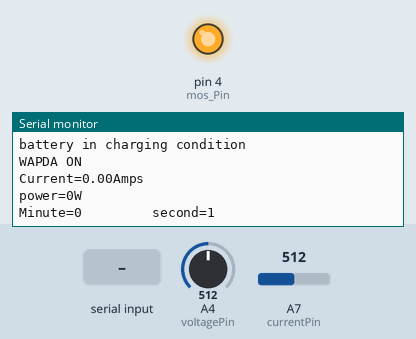
Recording of a sketch running on a simulated Arduino Nano, built with avr-gcc and run on an emulated ATmega328P. Shown: output pins drawn as LEDs (lit = HIGH), the last lines printed to the serial monitor. Inputs (shaded band) come from the test bench; at power-on: A7 (currentPin) = 512, A4 (voltagePin) = 512. The modem accepts every AT command (registered, SIM ready, sends succeed) and sends nothing else.

Above: at 4.9 s.
5.0 s: A7 (currentPin) set to 529
At 6.26 s:
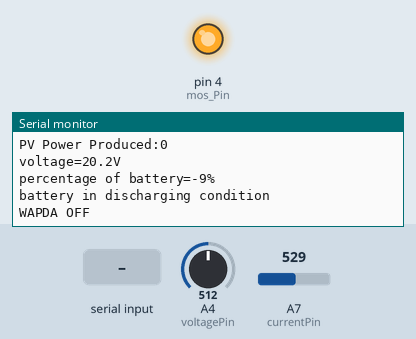
7.5 s: A4 (voltagePin) set to 900
At 7.86 s:
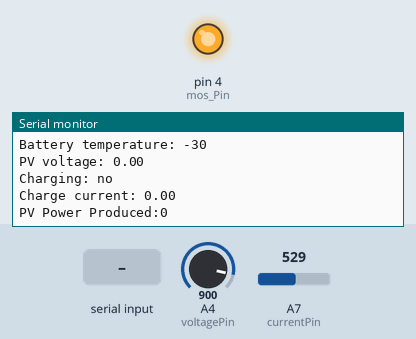
10.9 s: "1" received over the second serial link
Timing chart, 0 to 13.9 s (numbered marks = the images above; inputs shaded):
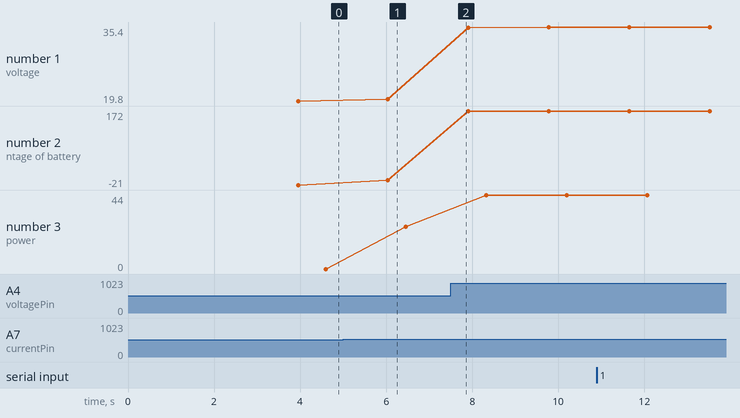

Measured:
- the behaviour switches between 519 and 520 on A7 (currentPin) (found by bisection; images 0 and 1)
- after the input at 5.0 s, the serial monitor: prints a new line after 1.0 s (image 1)
- plotted number 1: 20.2 → 35.4 after the input at 7.5 s
- plotted number 2: -9 → 172 after the input at 7.5 s
- plotted number 3: 0 → 25 after the input at 5.0 s, 25 → 44 after the input at 7.5 s

The sketch:

SYSMON.ino
```cpp
////////////SYSMON version 1////////////////

#include <SoftwareSerial.h>
#include <stdlib.h>
#define SSID "Nayatel"    // SSID
#define PASS "owais123"  // Password
//#define PASS "[owais123]";
float wapda_status;
int mos_status;
int power_pv;
int wapda_charge;
int solar_charge;
int battery_percent;

char api_key1[30] = "WI7HGUGRR5ZKTMPX";
char api_key2[30] = "M7TMD93M8723KF42";
// replace with your channel's thingspeak API key
char api_key[30] = "0IPCKMA0138QSV3A";
//Energy Meter//
float load_current,battery_max,full,battery_temp,charging,charge_current;
// connect 10 to TX of Serial USB
// connect 11 to RX of serial USB


SoftwareSerial ser(8,9); // RX, TX
/// Enerygy meter///
SoftwareSerial E_meter(10,11); // RX, TX
uint8_t start[] = { 0xAA, 0x55, 0xAA, 0x55, 0xAA, 0x55, 0xEB, 0x90, 0xEB, 0x90, 0xEB, 0x90 }; uint8_t id = 0x16; uint8_t cmd[] = { 0xA0, 0x00, 0xB1, 0xA7, 0x7F };
uint8_t buff[128];

//Energy Meter//


int v2;
#define mos_Pin 4

int second=0; //TIMER
int minute=0; //TIMER
////////////CURRENT SECTION/////////////////
const int currentPin = A7;  // current
const unsigned long sampleTime = 100000UL;     // current                      // sample over 100ms, it is an exact number of cycles for both 50Hz and 60Hz mains
const unsigned long numSamples = 250UL;       // current                        // choose the number of samples to divide sampleTime exactly, but low enough for the ADC to keep up
const unsigned long sampleInterval = sampleTime/numSamples;  //current        // the sampling interval, must be longer than then ADC conversion time
const int adc_zero = 512;          //current                                           // relative digital zero of the arudino input from ACS712 (could make this a variable and auto-adjust it)
float rms=0.00;
 int i;

 //////////VOLTAGE SECTION/////////////
int voltagePin = A4;     //voltage
float vout = 0.0;        //voltage
float vin = 0.0;         //voltage
float R1 = 100000.0+56000.0; //voltage    // resistance of R1 (156K) -see text!
float R2 = 22000.0; //Voltage     // resistance of R2 (22K) - see text!
int value = 0;      //voltage
//////// POWER SECTION//////////////////
int power;


void setup()
{
//////////PINS INITIALIZE///////////
  pinMode(mos_Pin, OUTPUT);  //mosfet

 pinMode(voltagePin, INPUT);


  //////// SERIAL PORTS DEFINE///////////
  Serial.begin(115200);
 ser.begin(115200);

mosfet();
///////// CHECKING ESP STATUS///////////
 Serial.println("SYSMON INITIALIZING");
 ser.println("AT");
   delay(200);


  // reset ESP8266
  connectWiFi();
  response();
 delay(2000);
//////// WAIT TO CONNECT ESP////////////
}
//Energy Meter
float to_float(uint8_t* buffer, int offset){ unsigned short full = buffer[offset+1] << 8 | buff[offset];

return full / 100.0; }

//Energy Meter
void loop()
{
 mosfet();  /// MOSFET
 Energy_meter(); //Energy Meter
Voltage_sensor();  // VOLTAGE

Current_sensor(); //CURRENT

 power=vin*rms; // POWER

 Serial.print("power=");
 Serial.print(abs(power));
 Serial.println("W");
 ser.println("AT");
   delay(200);
response();
////////// TIMER START ////////////

second++;
Serial.print("Minute=");
Serial.print(minute);
Serial.print("         ");
Serial.print("second=");
Serial.println(second);
delay(1000);

if(second>=60)
{
minute++;
second=0;
Serial.print("Minute=");
Serial.println(minute);


if(minute>=1)
{
  Serial.println("Updating the website");
  send_net(rms,vin,power,api_key);
  delay(1000);
  send_net(rms,vin,power,api_key);
  delay(1000);
 send_net(wapda_status,power_pv,mos_status,api_key1);
 delay(1000);
 send_net(wapda_status,power_pv,mos_status,api_key1);
 delay(1000);
send_net(wapda_charge,solar_charge,battery_percent,api_key2);
 delay(1000);
send_net(wapda_charge,solar_charge,v2,api_key2);
 delay(1000);
  minute=0;
  second=0;
  ser.println("AT+RST");
  }
  else
  {
 ser.println("AT+RST");
 response();
  }
  }
}


/////////// TIMER END/////////////

void Energy_meter()
{
  E_meter.begin(9600);

Serial.println("Reading from Tracer");

E_meter.write(start, sizeof(start)); E_meter.write(id); E_meter.write(cmd, sizeof(cmd));

int read = 0;

for (int i = 0; i < 255; i++){ if (E_meter.available()) { buff[read] = E_meter.read(); read++; } }

Serial.print("Read "); Serial.print(read); Serial.println(" bytes");

for (int i = 0; i < read; i++){ Serial.print(buff[i], HEX); Serial.print(" "); }

Serial.println();

float battery = to_float(buff, 9); float pv = to_float(buff, 11); //13-14 reserved float
float load_current = to_float(buff, 15); float over_discharge = to_float(buff, 17); float battery_max = to_float(buff, 19); // 21 load on/off // 22 overload yes/no // 23 load short yes/no // 24 reserved // 25 battery overload // 26 over discharge yes/no
uint8_t full = buff[27]; uint8_t charging = buff[28]; int8_t battery_temp = buff[29] - 30;
float charge_current = to_float(buff, 30);

Serial.print("Load is "); Serial.println(buff[21] ? "on" : "off");

Serial.print("Load current: "); Serial.println(load_current);

Serial.print("Battery level: "); Serial.print(battery); Serial.print("/"); Serial.println(battery_max+1);
battery_percent=(battery/(battery_max+0.5))*100;
Serial.print("Battery Percentage: ");Serial.print((battery/(battery_max+0.5))*100);

Serial.print("Battery full: "); Serial.println(full ? "yes " : "no" );

Serial.print("Battery temperature: "); Serial.println(battery_temp);

Serial.print("PV voltage: "); Serial.println(pv);

Serial.print("Charging: "); Serial.println(charging ? "yes" : "no" );
if(charging==1)
{
  solar_charge=1;
}
if(charging==0)
{
solar_charge=0;
}

Serial.print("Charge current: "); Serial.println(charge_current);
power_pv=pv*charge_current;
Serial.print("PV Power Produced:");Serial.println(power_pv);
float t_current=rms+charge_current;

E_meter.end();
delay(200);

}

void send_net(float a_a,float b_b,float c_c,char apiKey[])
{

  ser.begin(115200);

   char buf[30];
  String current = dtostrf(a_a, 4, 1, buf);
  String voltage= dtostrf(b_b, 4, 1, buf);
   String powerr= dtostrf(c_c, 4, 1, buf);

  //Serial.println(current);

  // TCP connection

 String cmd = "AT+CIPSTART=\"TCP\",\"";
  cmd += "184.106.153.149"; // api.thingspeak.com
  cmd += "\",80";
  ser.println(cmd);
  delay(400);
   response();

   cmd="";
  if(ser.find("Error")){
    Serial.println("AT+CIPSTART error");
    ser.println("AT+RST");
    return;
  }

  // prepare GET string
   String getStr = "GET /update?api_key=";
  getStr += apiKey;
  getStr +="&field1=";
  getStr += String(current);
  //getStr += "\r\n\r\n";
getStr +="&field2=";
  getStr += String(voltage);
  getStr +="&field3=";
  getStr += String(powerr);
  getStr += "\r\n\r\n";
  // send data length
  cmd = "AT+CIPSEND=";
  cmd += String(getStr.length());
  ser.println(cmd);

  if(ser.find(">")){
    ser.print(getStr);
    Serial.print(getStr);
  }
  else{
    ser.println("AT+CIPCLOSE");
    ser.println("AT+RST");
    // alert user
    Serial.println("AT+CIPCLOSE");
  }
  ser.end();
  delay(5000);


}


int Voltage_sensor()
{
  for(int i = 0; i < 60; i++)
  {
 value = analogRead(voltagePin);
 //Serial.println(value);
   vout = (value * 4.90) / 1024.00; // see text
   vin += vout / (R2/(R1+R2));

  }
  vin=(vin/60);
   Serial.print("voltage=");
 Serial.print(vin,1);

 Serial.println("V");


 v2= map(vin, 22.5, 29.2, 15, 100);
  Serial.print("percentage of battery=");
Serial.print(v2);
 Serial.println("%");

if(vin>=29)
{

Serial.println("fully charged");
}
else if (vin<=20)
{
Serial.println("fully discharge");
}
}
//if(vin>=BAT_max)
//{
//Serial.println("Fully Charged");
//}


int Current_sensor()
{
  int adc_raw=0;
   unsigned long currentAcc = 0;
 unsigned int count = 0;
 unsigned long prevMicros = micros() - sampleInterval ;

if(analogRead(currentPin)>=520)
{
Serial.println("battery in discharging condition");
Serial.println("WAPDA OFF");
wapda_charge=0;
wapda_status=0;
for (int i=0;i<=150;i++)
{
     adc_raw +=(analogRead(currentPin))-adc_zero ;
     delay(2);
}
   adc_raw=adc_raw/150;

rms = abs((adc_raw) * (75.7576 / 1024.0));

Serial.print("Current=");
Serial.print(abs(rms));
Serial.println("Amps");
delay(100);
}

if(analogRead(currentPin)<520)
{

//Serial.println(analogRead(currentPin));
Serial.println("battery in charging condition");
wapda_status=1;
wapda_charge=1;
Serial.println("WAPDA ON");
while (count < numSamples)
 {
   if (micros() - prevMicros >= sampleInterval)
   {
     adc_raw =analogRead(currentPin)-adc_zero ;
     currentAcc += (unsigned long)(adc_raw * adc_raw);
     ++count;
     prevMicros += sampleInterval;
     delay(2);
   }
 }

rms = abs(sqrt((float)currentAcc/(float)numSamples) * (75.7576 / 1024.0));

Serial.print("Current=");
Serial.print(abs(rms));
Serial.println("Amps");
delay(100);


}

}


//
int mosfet()

{
  digitalWrite(mos_Pin,HIGH);

   mos_status=digitalRead(mos_Pin);
  Serial.println(mos_status);


  }
//Serial.println("ON STATE");
//if(vin>=29||vin<=20)
//{
//  Serial.println("OFF STATE");
//  delay(100);
//digitalWrite(mos_Pin,0);
//delay(100);
//
//}
//else
//{
//
//digitalWrite(mos_Pin,HIGH);
// Serial.println("ON STATE");
//}


boolean connectWiFi() {
  String cmd="";
  ser.println("AT+CWMODE=1");
    delay(200);
  response();

  //


  cmd = "AT+CWJAP=\"";
  cmd += SSID;
  cmd += "\",\"";
  cmd += PASS;
  cmd += "\"";
  ser.print(cmd);
  delay(600);
   response();
   ser.println("AT+CIFSR=?");
  response();
  Serial.print(cmd);
  delay(500);
  cmd="";
}
void response(){
while(ser.available())
  {
    String msg="";
   //Serial.println("data available");
    while(ser.available()){
char   b=ser.read();

    msg+=b;
    }
    Serial.println(msg);
    delay(100);
    msg="";
  }}
```
